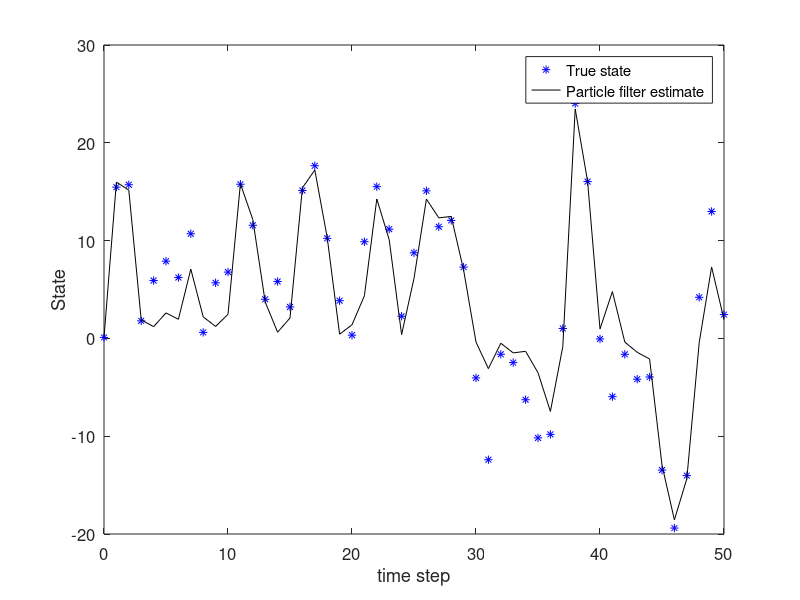

Here is the MATLAB script that generated this plot:
%adapted from Gordon, Salmond, and Smith paper
clc
clear all
close all

%prepare the variable
x = 0.1; %initial state
Q = 10; %system noise covariance
R = 1; %measurement noise covariance
tf = 50; %simulation length
N = 500; %number of particles in the particle filter
xhat = x;
P = 2;
xhatPart = x;
%Initialize the particle filter
for i = 1:N
    xpart(i) = x + sqrt(P)*randn;
end
xArr = [x];
yArr = [x^2/20 +sqrt(R)*randn];
xhatArr = [x];
pArr = [P];
xhatPartArr = [xhatPart];
for k = 1:tf
    %system simulation
    x = 0.5*x + 25*x/(1+x^2) + 8*cos(1.2*(k-1)) + sqrt(Q)*randn;
    y = x^2/20 + sqrt(R)*randn;
    %particle filter
    for i = 1:N
        xpartminus(i) = 0.5*xpart(i) + 25*xpart(i)/(1+xpart(i)^2)+8*cos(1.2*(k-1))+sqrt(Q)*randn;
        ypart = xpartminus(i)^2/20;
        vhat = y - ypart;
        q(i) = (1/sqrt(R)/sqrt(2*pi))*exp(-vhat^2/2/R); %Gausssian distribution , N~(0, R)
    end
    %Normalize the likelihood of each a priori estimate
    qsum = sum(q);
    for i = 1:N
        q(i) = q(i)/qsum;
    end
    %Resample
    for i = 1:N
        u = rand; %uniform random number between 0 and 1
        qtempsum = 0;
        for j = 1:N
            qtempsum = qtempsum + q(j);
            if qtempsum >= u
                xpart(i) = xpartminus(j);
                break;
            end
        end
    end
    %the particle filter estimate is the mean of the particles
    xhatPart = mean(xpart);
    %Save data in arrays for later plotting
    xArr = [xArr x];
    yArr = [yArr y];
    xhatPartArr = [xhatPartArr xhatPart];
end
t = 0:tf;
figure;
plot(t,xArr,'b*', t, xhatPartArr, 'k-');
%plot(t, xArr); 
%hold all
%plot(t, xhatPartArr);

set(gca, 'FontSize', 12); set(gcf, 'Color', 'White');
xlabel('time step'); ylabel('State');
legend('True state', 'Particle filter estimate');
xhatPartRMS = sqrt((norm(xArr - xhatPartArr))^2/tf);
disp(['Particle filter RMS error = ', num2str(xhatPartRMS)]);